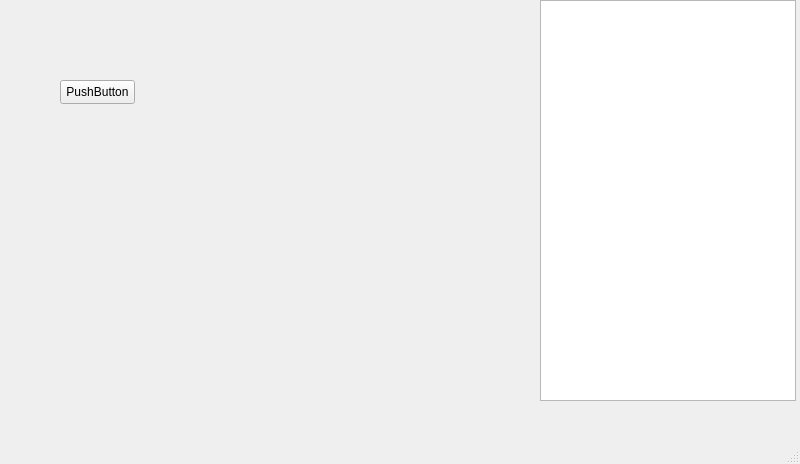
<?xml version="1.0" encoding="UTF-8"?>
<ui version="4.0">
 <class>CompSR</class>
 <widget class="QMainWindow" name="CompSR">
  <property name="geometry">
   <rect>
    <x>0</x>
    <y>0</y>
    <width>800</width>
    <height>464</height>
   </rect>
  </property>
  <property name="windowTitle">
   <string>MainWindow</string>
  </property>
  <widget class="QWidget" name="centralwidget">
   <widget class="QListWidget" name="listWidget">
    <property name="geometry">
     <rect>
      <x>540</x>
      <y>0</y>
      <width>256</width>
      <height>401</height>
     </rect>
    </property>
   </widget>
   <widget class="QPushButton" name="pushButton">
    <property name="geometry">
     <rect>
      <x>60</x>
      <y>80</y>
      <width>75</width>
      <height>24</height>
     </rect>
    </property>
    <property name="text">
     <string>PushButton</string>
    </property>
   </widget>
  </widget>
  <widget class="QMenuBar" name="menubar">
   <property name="geometry">
    <rect>
     <x>0</x>
     <y>0</y>
     <width>800</width>
     <height>33</height>
    </rect>
   </property>
  </widget>
  <widget class="QStatusBar" name="statusbar"/>
 </widget>
 <resources/>
 <connections/>
</ui>
